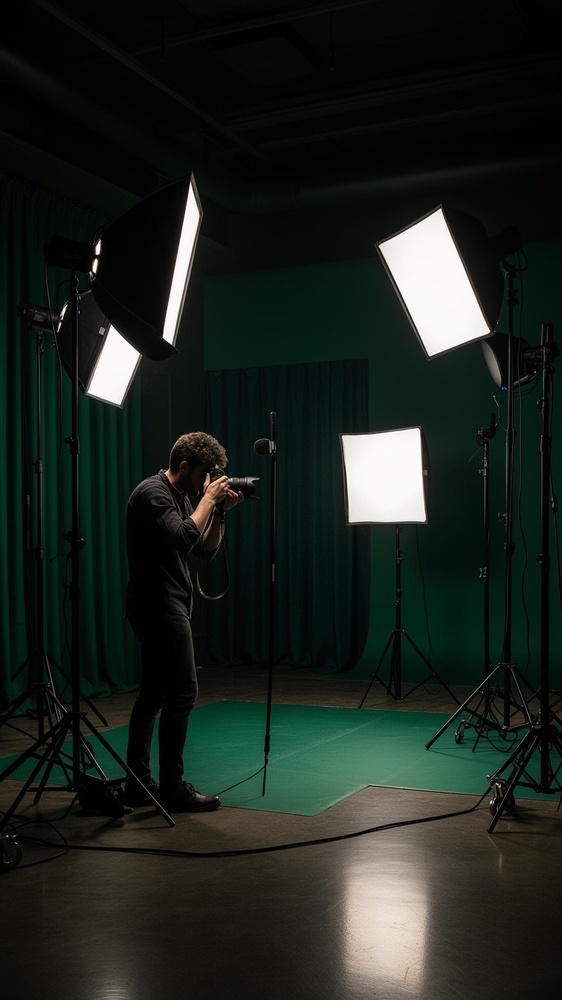
#> input picture src/assets/about.jpg, 562 x 1000 px, shrunk from 1080 x 1920 before the run; its folder holds only this picture in this run
$ python -i trim_black.py   (imports and definitions only)
#> lines starting #> are read from the running program, lines starting #| are printed output that depends on the picture; after the words box and inside, x2 and y2 are one past the last pixel; in counts of white or black regions, pixels touching at a corner belong together
import os
from PIL import Image, ImageChops

def trim_black_borders(img_path):
#> called with img_path = 'src/assets/about.jpg'
    try:
        with Image.open(img_path) as im:
            # Convert to RGBA if not already
#> im is the input picture: PIL image 562x1000 RGB; mean R, G, B 28.8, 36.3, 30.7
            im = im.convert("RGBA")
#> im: PIL image 562x1000 RGBA
            bg = Image.new("RGBA", im.size, (0, 0, 0, 255))
            diff = ImageChops.difference(im, bg)
            # diff has 0 where im is black (0,0,0,255)
            # We want the bounding box of non-black pixels.
            # Convert diff to grayscale
            diff = diff.convert("L")
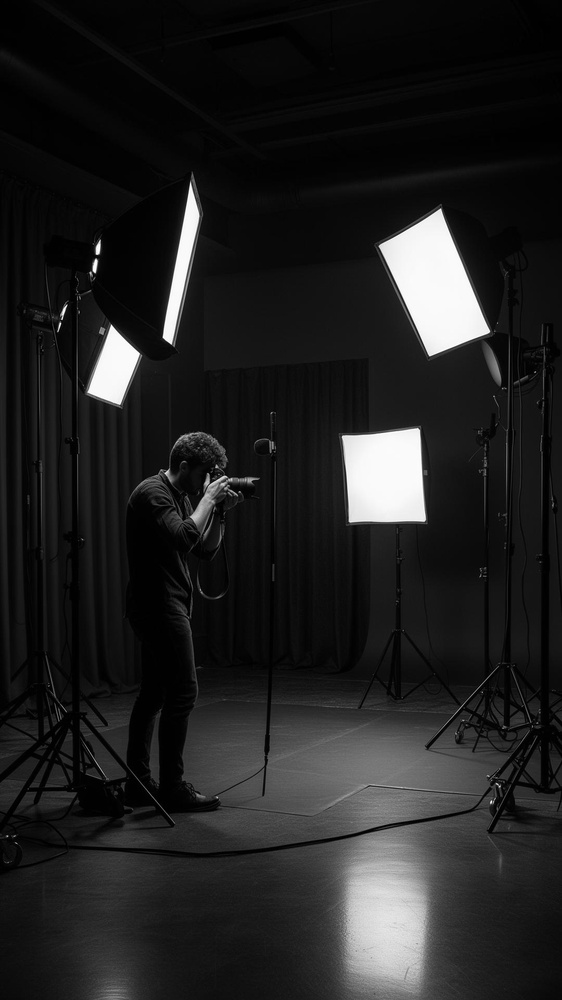
#> diff: PIL image 562x1000 L; min 0, max 255, mean 33.4
            # Any pixel > 10 (slight tolerance) will be considered part of the image
            diff = diff.point(lambda p: p > 10 and 255)
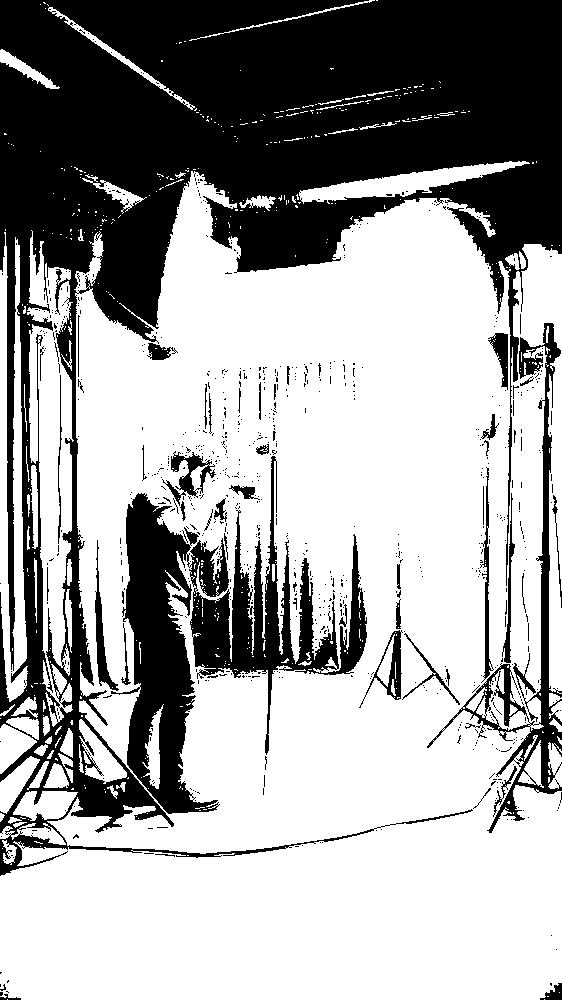
#> diff: PIL image 562x1000 L; 63.8% white; 780 black regions (726 under 20 px), largest, box (x1, y1, x2, y2) and area: (0, 0, 562, 876) 157644, (111, 456, 367, 814) 28785, (427, 323, 562, 833) 7359
            bbox = diff.getbbox()
#> bbox = (0, 0, 562, 1000)

            if bbox:
                # bbox is (left, upper, right, lower)
                if bbox != (0, 0, im.width, im.height):
                    print(f"Cropping {img_path} to {bbox} (original: {im.size})")
                    im_cropped = im.crop(bbox)
                    im_cropped.save(img_path)
            else:
                print(f"{img_path} is completely black/empty")
    except Exception as e:
        print(f"Error processing {img_path}: {e}")

logos_dir = "public/logos"
# [3 lines not run here, left out]

>>> result = trim_black_borders('src/assets/about.jpg')

$ run again, on src/assets/dipanshu.jpg
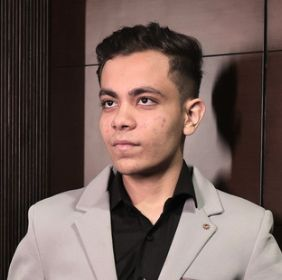
#> input picture src/assets/dipanshu.jpg, 282 x 280 px
#> in trim_black_borders, im is the input picture: PIL image 282x280 RGB; mean R, G, B 110.8, 91.4, 86.3
#> im: PIL image 282x280 RGBA
#> in trim_black_borders, `diff = diff.convert("L")`:
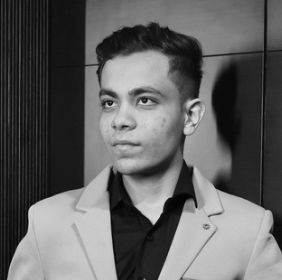
#> diff: PIL image 282x280 L; min 0, max 229, mean 96.7
#> in trim_black_borders, `diff = diff.point(lambda p: p > 10 and 255)`:
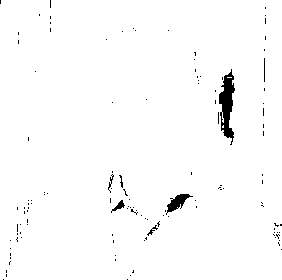
#> diff: PIL image 282x280 L; 98.3% white; 123 black regions (116 under 20 px), largest, box (x1, y1, x2, y2) and area: (219, 69, 235, 145) 643, (166, 194, 193, 215) 224, (111, 200, 125, 213) 63
#> bbox = (0, 0, 282, 280)

$ run again, on src/assets/founder-1.jpg
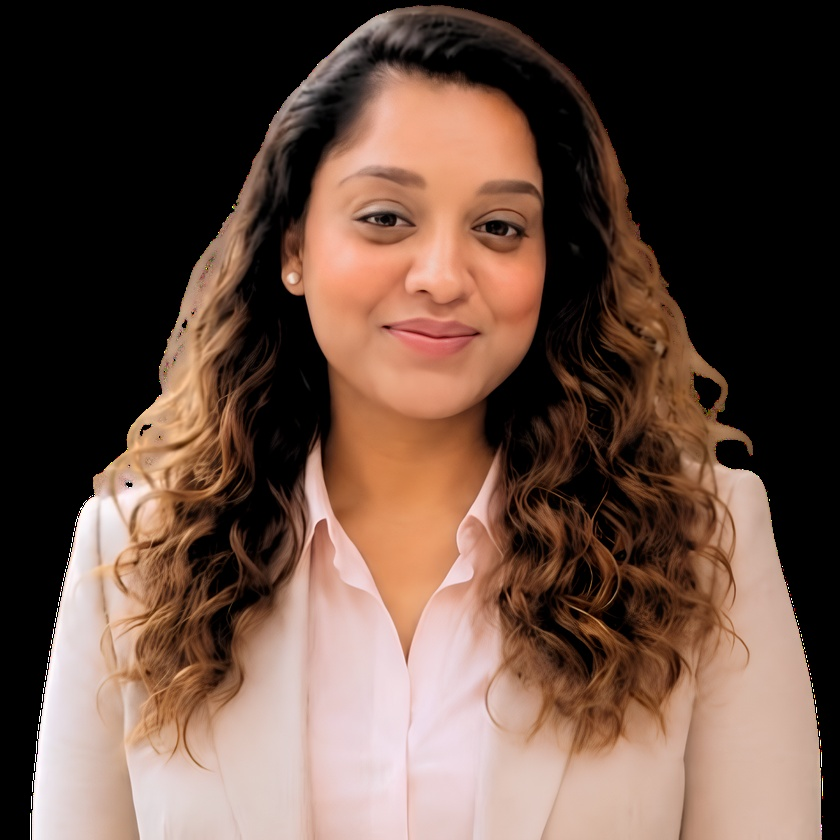
#> input picture src/assets/founder-1.jpg, 840 x 840 px, shrunk from 1500 x 1500 before the run
#> in trim_black_borders, im is the input picture: PIL image 840x840 RGB; mean R, G, B 101.5, 77, 65.6
#> im: PIL image 840x840 RGBA
#> in trim_black_borders, `diff = diff.point(lambda p: p > 10 and 255)`:
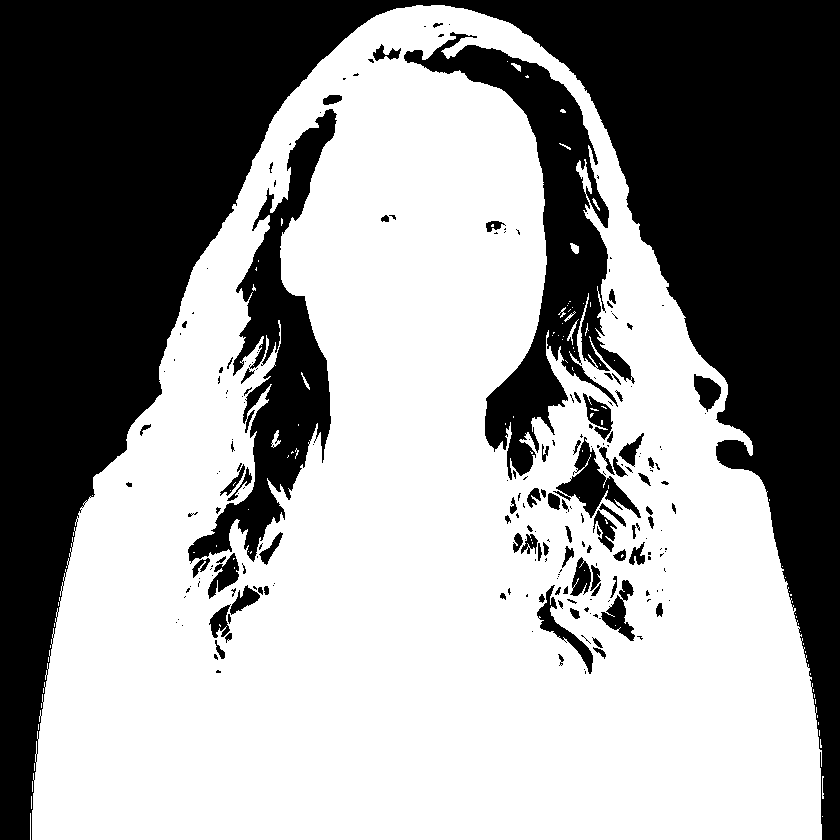
#> diff: PIL image 840x840 L; 58.3% white; 224 black regions (136 under 20 px), largest, box (x1, y1, x2, y2) and area: (0, 0, 840, 840) 234936, (404, 32, 635, 480) 25071, (188, 109, 337, 564) 20391
#> bbox = (30, 5, 824, 840)
#| Cropping src/assets/founder-1.jpg to (30, 5, 824, 840) (original: (840, 840))
#> in trim_black_borders, `im_cropped = im.crop(bbox)`:
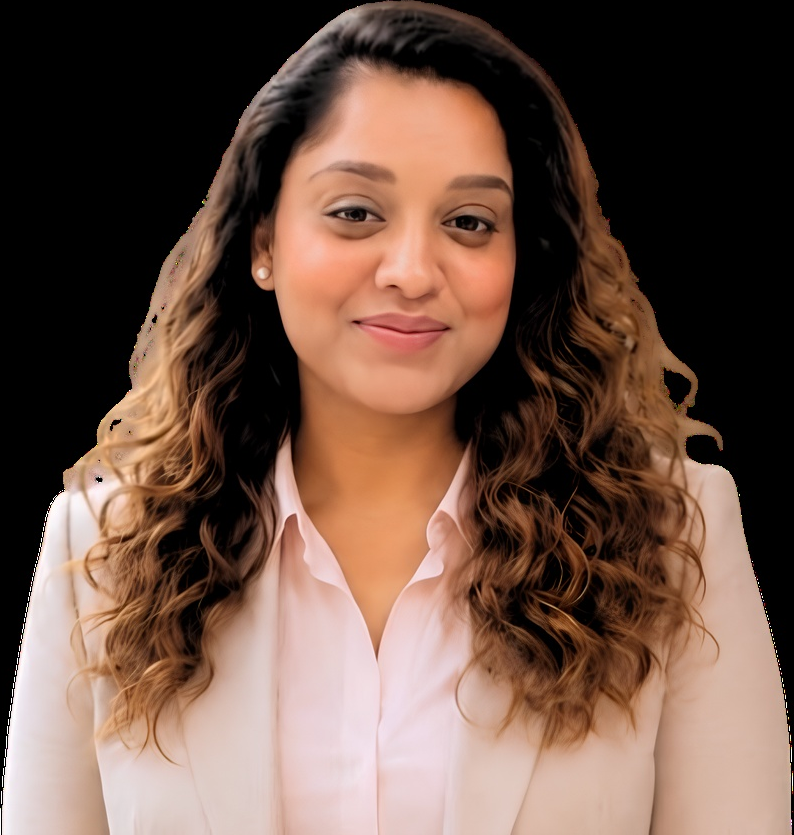
#> im_cropped: PIL image 794x835 RGBA; mean R, G, B, A 108, 82, 69.8, 255
